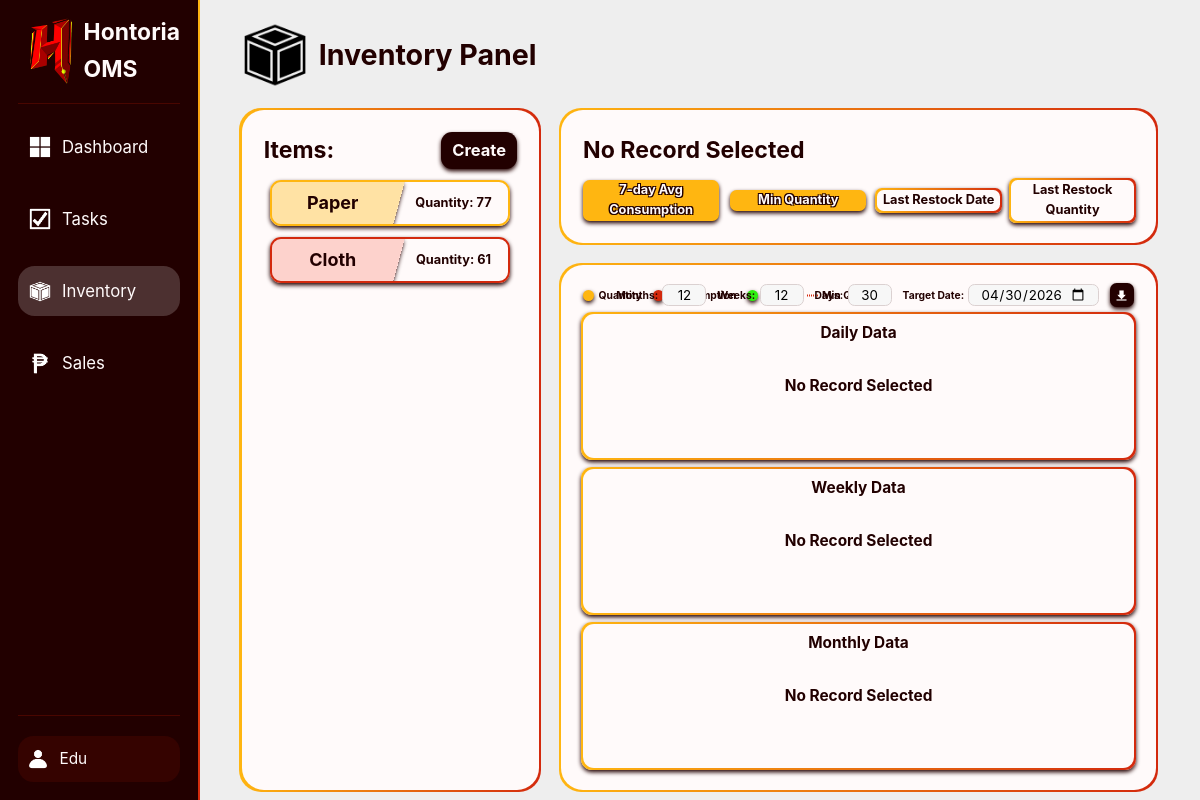
/internalWeb/public/index.php?page=inventory (signed in), run on the app's committed database.
### tables this page shows
CREATE TABLE inventory (
    id INT UNSIGNED AUTO_INCREMENT PRIMARY KEY,
    name VARCHAR(50) UNIQUE NOT NULL,
    minQuantity MEDIUMINT UNSIGNED NOT NULL DEFAULT 0,
    maxAvgConsumption MEDIUMINT UNSIGNED NOT NULL DEFAULT 0
);

### InternalWeb/Controllers/InventoryC.php (called while the page is built, shortened)
<?php
class InventoryC {
    private $inventoryModel;
    public function __construct($pdo) {
        require_once __DIR__ . '/../Models/InventoryM.php';
        $this->inventoryModel = new InventoryM($pdo);
    }
    public function showPage() {
        $inventoryList = $this->inventoryModel->getAllInventory();
        $inventoryQuantityMap = $this->inventoryModel->getAllInventoryCurrentQuantityMap();
        $inventoryLastRestockMap = $this->inventoryModel->getAllInventoryLastRestockMap();
        require __DIR__ . '/../Views/Inventory/Page.php';
    }
}

### InternalWeb/Models/InventoryM.php (called while the page is built, shortened)
<?php
class InventoryM {
    private $pdo;
    public function __construct($pdo) {
        $this->pdo = $pdo;
    }
    public function getAllInventory() {
        $query = "SELECT * FROM inventory";
        $stmt = $this->pdo->prepare($query);
        $stmt->execute();
        return $stmt->fetchAll(PDO::FETCH_ASSOC);
    }
    public function getAllInventoryCurrentQuantityMap() {
        $query = "
            SELECT
                inventoryRecords.inventoryID,
                inventoryRecords.quantity
            FROM inventoryRecords
            INNER JOIN (
                SELECT inventoryID, MAX(date) AS maxDate
                FROM inventoryRecords
                GROUP BY inventoryID
            ) latestDates ON inventoryRecords.inventoryID = latestDates.inventoryID
                AND inventoryRecords.date = latestDates.maxDate
            ORDER BY inventoryRecords.inventoryID ASC
        ";
        $stmt = $this->pdo->prepare($query);
        $stmt->execute();
        $map = [];
        foreach ($stmt->fetchAll(PDO::FETCH_ASSOC) as $item) {
            $map[$item['inventoryID']] = $item['quantity'];
        }
        return $map;
    }
    public function getAllInventoryLastRestockMap() {
        $query = "
            SELECT inventoryRecords.inventoryID,
                inventoryRecords.date,
                inventoryRecords.added
            FROM inventoryRecords
            INNER JOIN (
                SELECT inventoryID, MAX(date) AS maxDate
                FROM inventoryRecords
                WHERE added > 0
                GROUP BY inventoryID
            ) latestDates ON inventoryRecords.inventoryID = latestDates.inventoryID
                        AND inventoryRecords.date = latestDates.maxDate
            ORDER BY inventoryRecords.inventoryID ASC
        ";
        $stmt = $this->pdo->prepare($query);
        $stmt->execute();
        $map = [];
        foreach ($stmt->fetchAll(PDO::FETCH_ASSOC) as $row) {
            $map[$row['inventoryID']] = [
                'date'     => $row['date'],
                'quantity' => $row['added']
            ];
        }
        return $map;
    }
}

### InternalWeb/Views/Inventory/Page.php (the view, shortened to what this page needs)
<!DOCTYPE html>
<html>
<head>
    <link rel="stylesheet" href="../../Shared/CSS/Main.css">
</head>
<body class="asideLayout fixedScreen">
    <?php include("../Views/.Components/SideBar.php"); ?>
    <main class="columnLayout midGap">
        <h1 class="titleLogo minGap tinHeight">
            <img src="../../Shared/Img/BoxIcon.png" alt="Box"> Inventory Panel
        </h1>
        <section class="rowLayout flexMax midGap">
            <div class="flexMid columnLayout midGap">
                <section class="centerColumnLayout roundedMid flexMid">
                    <div class="box fullHeight fullWidth roundedMid columnLayout tinGap">
                        <div class="centerHoriRowLayout">
                            <h2 class="flexMax">Items:</h2>
                            <button type="button" class="darkBG emphasizedText noBorder shadowed whiteText centerColumnLayout fullHeight" id="createButton">
                                <b>Create</b>
                            </button>
                        </div>
                        <section class="minGap columnLayout scrollable flexMax noFlexBasis noMinHeight contentFlexStart regMinPadding" id="inventoryList">
                            <?php foreach ($inventoryList as $inventory): ?>
                                <div class="roundedMin centerHoriRowLayout flexStatic inventoryElement yellowBorder shadowed clickable fixedScreen noShrink"
                                    data-id="<?= htmlspecialchars($inventory['id']) ?>" data-name="<?= htmlspecialchars($inventory['name']) ?>"
                                    data-quantity="<?= htmlspecialchars($inventoryQuantityMap[$inventory['id']] ?? 0) ?>"
                                    data-min-quantity="<?= htmlspecialchars($inventory['minQuantity']) ?>"
                                    data-max-consumption="<?= htmlspecialchars($inventory['maxAvgConsumption']) ?>"
                                    data-restock-date="<?= $inventoryLastRestockMap[$inventory['id']]['date'] ?>"
                                    data-restock-quantity="<?= $inventoryLastRestockMap[$inventory['id']]['quantity'] ?>">
                                    <div class="capitalFirst centerText regMinPadding flexMax skewedXNegBG shadowed yellowTransBG">
                                        <h3><?= htmlspecialchars($inventory['name']) ?></h3>
                                    </div>
                                    <h5 class="capitalFirst centerText regMinPadding minWidth">
                                        Quantity: <?= htmlspecialchars($inventoryQuantityMap[$inventory['id']] ?? 0) ?>
                                    </h5>
                                </div>
                            <?php endforeach; ?>
                        </section>
                    </div>
                </section>
            </div>
            <section class="columnLayout midGap flexMax">
                <section class="centerColumnLayout roundedMid minGap">
                    <div class="centerColumnLayout minGap box roundedMid fullHeight fullWidth">
                        <div class="centerHoriRowLayout minGap fullWidth">
                            <h2 id="selectedTitle" class="capitalFirst flexMid">No Record Selected</h2>
                        </div>
                        <div class="centerHoriRowLayout minGap fullWidth">
                            <h5 id="avgConsumptionText" class="yellowBG roundedTin minHoriPadding outlineText whiteText shadowed flexMid centerText clickable">
                                7-day Avg Consumption
                            </h5>
                            <h5 id="minQuantityText" class="yellowBG roundedTin minHoriPadding outlineText whiteText shadowed flexMid centerText clickable">
                                Min Quantity
                            </h5>
                            <div class="flexMid centerColumnLayout roundedTin">
                                <h5 id="lastRestockDateText" class="capitalFirst midZ whiteBG fullDimensions roundedTin centerText">Last Restock Date</h5>
                            </div>
                            <div class="flexMid centerColumnLayout roundedTin">
                                <h5 id="lastRestockQuantityText" class="capitalFirst midZ whiteBG fullDimensions roundedTin centerText">Last Restock Quantity</h5>
                            </div>
                        </div>
                    </div>
                </section>
                <section class="centerColumnLayout roundedMid minGap flexMid noFlexBasis noMinHeight">
                    <div class="columnLayout minGap whiteBG regPadding roundedMid fullHeight fullWidth">
                        <div class="centerHoriRowLayout minGap whiteBG roundedMid">
                            <div class="centerHoriRowLayout tinGap">
                                <div class="micHeight squareSize yellowBG circle shadowed"></div>
                                <h6 class="capitalFirst">Quantity</h6>
                            </div>
                            <div class="centerHoriRowLayout tinGap">
                                <div class="micHeight squareSize redBG circle shadowed"></div>
                                <h6 class="capitalFirst">Consumption</h6>
                            </div>
                            <div class="centerHoriRowLayout tinGap">
                                <div class="micHeight squareSize greenBG circle shadowed"></div>
                                <h6 class="capitalFirst">Added</h6>
                            </div>
                            <div class="centerHoriRowLayout tinGap">
                                <div class="micHeight squareSize" style="display:flex; align-items:center; justify-content:center;">
                                    <div style="width:100%; height:0; border-top:0.1px dotted var(--red); transform: scaleY(2);"></div>
                                </div>
                                <h6 class="capitalFirst">Min Quantity</h6>
                            </div>
                            <div class="eastAbsolute edgeCorner fullWidth reverseCenterHoriRowLayout minGap">
                                <button type="button" class="noBorder darkBG shadowed squareSize minHoriPadding fitHeight roundedTin" id="downloadButton">
                                    <img src="../../Shared/Img/DownloadIcon.png" alt="Download" class="micHeight invertColors">
                                </button>
                                <div class="centerHoriRowLayout tinGap">
                                    <h6>Target Date:</h6>
                                    <input type="date" id="targetDateInput" class="unitHeight roundedTin">
                                </div>
                                <div class="centerHoriRowLayout tinGap">
                                    <h6>Days:</h6>
                                    <input type="number" id="dayRangeInput" class="unitHeight duoWidth roundedTin noPadding centerText" min="7" max="60" value="30">
                                </div>
                                <div class="centerHoriRowLayout tinGap">
                                    <h6>Weeks:</h6>
                                    <input type="number" id="weekRangeInput" class="unitHeight duoWidth roundedTin noPadding centerText" min="4" max="24" value="12">
                                </div>
                                <div class="centerHoriRowLayout tinGap">
                                    <h6>Months:</h6>
                                    <input type="number" id="monthRangeInput" class="unitHeight duoWidth roundedTin noPadding centerText" min="6" max="24" value="12">
                                </div>
                            </div>
                        </div>
                        <div class="centerColumnLayout whiteBG roundedMin fullHeight fullWidth">
                            <h4 class="norAbsolute closeCorner topZ">Daily Data</h4>
                            <div id="dailyGraph" class="flexMax centerColumnLayout roundedMin whiteBG midZ fullWidth">
                                <h4>No Record Selected</h4>
                            </div>
                        </div>
                        <div class="centerColumnLayout whiteBG roundedMin fullHeight fullWidth">
                            <h4 class="norAbsolute closeCorner topZ">Weekly Data</h4>
                            <div id="weeklyGraph" class="flexMax centerColumnLayout roundedMin whiteBG midZ fullWidth">
                                <h4>No Record Selected</h4>
                            </div>
                        </div>
                        <div class="centerColumnLayout whiteBG roundedMin fullHeight fullWidth">
                            <h4 class="norAbsolute closeCorner topZ">Monthly Data</h4>
                            <div id="monthlyGraph" class="flexMax centerColumnLayout roundedMin whiteBG midZ fullWidth">
                                <h4>No Record Selected</h4>
                            </div>
                        </div>
                    </div>
                </section>
            </section>
        </section>
    </main>
    <?php include("../Views/.Components/ConfirmationBox.php"); ?>
</body>
</html>

### Shared/CSS/Base.css (style rules this page uses)
* { margin: 0; padding: 0; box-sizing: border-box; }
html { font-family: "Inter", -apple-system, BlinkMacSystemFont, "Segoe UI", Roboto, "Helvetica Neue", Arial, "Noto Sans", sans-serif, "Apple Color Emoji", "Segoe UI Emoji", "Segoe UI Symbol", "Noto Color Emoji"; font-size: 22px; line-height: 1.6; color: var(--dark); }
:root { --white: #fffafa; --whiteTrans: #fffafa31; --whiteFaded: #fffafa17; --dark: #220000; --darkTrans: #22000046; --darkFaded: #2200002a; --darkGray: #dbd1d1; --lightGray: #f7f7f7; --gray: #eeeeee; --red: #d3290d; --lightRed: #fdd2cc; --redTrans: #f522022f; --redFaded: #f5220217; --yellow: #FFB611; --lightYellow: #ffe2a4; --yellowTrans: #ffb8115e; --yellowFaded: #ffb81125; --yellowGreen: #efff11; --yellowGreenTrans: #efff115e; --green: #2eef10; --greenTrans: #2eef1057; --greenFaded: #2eef1027; --blue: #088bfd; --gradientDiag: linear-gradient(to left, var(--red), var(--yellow)); --gradientVert: linear-gradient(to top, var(--red), var(--yellow)); }
body { min-height: 100vh; overflow-x: hidden; background-color: var(--gray); }
input[type=text], input[type=number], input[type=password], input[type=search], input[type=tel], input[type=email], input[type=url], input[type=button], input[type=submit], input[type=date], input[type="file"], button, select, textarea { font-family: "Inter", -apple-system, BlinkMacSystemFont, "Segoe UI", Roboto, "Helvetica Neue", Arial, "Noto Sans", sans-serif, "Apple Color Emoji", "Segoe UI Emoji", "Segoe UI Symbol", "Noto Color Emoji"; height: 1.7rem; padding: 0 0.5rem; background: var(--lightGray); border-radius: 0.5rem; border: 0.1em solid var(--darkGray); }
input[type=button], input[type=submit], button, select, a { cursor: pointer; font-size: 0.7rem; }
input[type="number"] { appearance: textfield; }
img { height: 70%; }
p, div { font-size: 0.7rem; }
b { font-size: 0.75rem; }
* { scrollbar-width: thin; }

### Shared/CSS/Layout.css (style rules this page uses)
.centerColumnLayout { display: flex; justify-content: center; flex-direction: column; align-items: center; }
.asideLayout { display: flex; }
.asideLayout>main { flex: 6; }
.asideLayout>main>*:first-child { margin-top: 1rem; }
.asideLayout>main>* { margin-right: 2rem; margin-left: 2rem; }
.asideLayout>main>section { max-height: 85vh; height: 85vh; }
.columnLayout { display: flex; flex-direction: column; }
.tinGap { gap: 0.2rem; }
.minGap { gap: 0.5rem; }
.midGap { gap: 1rem; }
.fullHeight { height: 100%; }
.fullWidth { width: 100%; }
.fullDimensions { height: 100% !important; width: 100% !important; }
.reverseCenterHoriRowLayout { display: flex; align-items: center; flex-direction: row-reverse; }
.centerHoriRowLayout { display: flex; align-items: center; flex-direction: row; }
.rowLayout { display: flex; flex-direction: row; }
.regMinPadding { padding: 0.3rem !important; }
.regPadding { padding: 1rem !important; }
.minHoriPadding { padding: 0 0.3rem; }
.flexMid { flex: 3 !important; }
.flexMax { flex: 6 !important; }
.scrollable { overflow-y: scroll !important; }
.fixedScreen { overflow: hidden; }
.duoWidth { width: 2rem !important; }
.minWidth { width: 5rem; }
.micHeight { height: 0.5rem !important; }
.unitHeight { height: 1rem !important; }
.tinHeight { height: 3rem !important; }
.fitHeight { height: fit-content !important; }
.contentFlexStart { align-content: flex-start; }
.flexStatic { flex-grow: 0; }
.norAbsolute { position: absolute; top: 1rem; }
.eastAbsolute { position: absolute; right: 1rem; }
.norAbsolute.closeCorner { top: 0.3rem; }
.eastAbsolute.edgeCorner { right: 0; }
*:has(> .eastAbsolute), *:has(> .norWestAbsolute), *:has(> .norEastAbsolute), *:has(> .souEastAbsolute), *:has(> .souWestAbsolute) { position: relative; }
.squareSize { aspect-ratio: 1 / 1; }
.noShrink { flex-shrink: 0; }
.noPadding { padding: 0 !important; }
.topZ { z-index: 5 !important; }
.midZ { z-index: 3 !important; }
.noMinHeight { min-height: 0 !important; }
.noFlexBasis { flex-basis: 0 !important; }

### data on the page
inventory: name "Paper", id "77"
inventory: name "Cloth", id "61"

### other printed values
$linkData['label'] "Dashboard"
$linkData['label'] "Tasks"
$linkData['label'] "Inventory"
$linkData['label'] "Sales"
$_SESSION['username'] "Edu"
